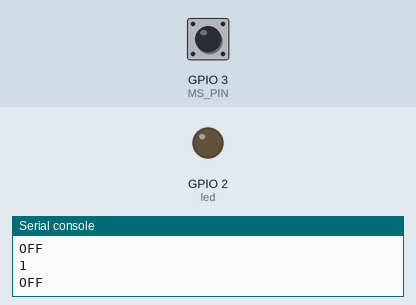
This program was run on a simulated ESP32 board running MicroPython. Shown: output pins drawn as LEDs (lit = HIGH), the last lines printed to the serial console. Inputs (shaded band) come from the test bench; at power-on: GPIO 3 (MS_PIN) HIGH.

Above: at 1.2 s.
1.3 s: GPIO 3 (MS_PIN) pulled LOW for 0.15 s
At 1.38 s:
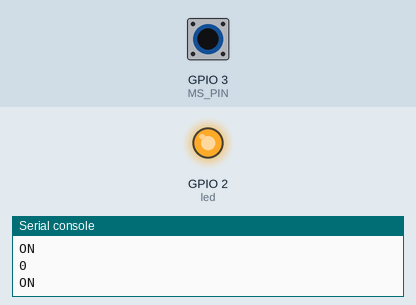
2.9 s: GPIO 3 (MS_PIN) pulled LOW for 3.2 s
At 7.2 s:
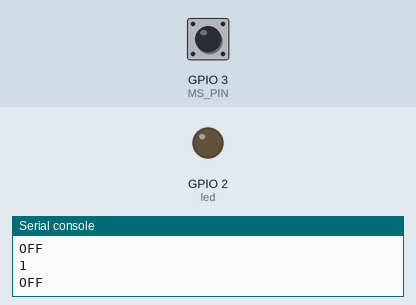
Timing chart, 0 to 8.7 s (numbered marks = the images above; inputs shaded):
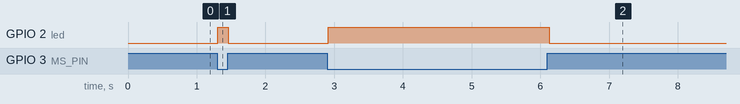

The program:

KY-021.py
```python
from machine import Pin
import time

MS_PIN = Pin(3, Pin.IN, Pin.PULL_UP)
led = Pin(2, Pin.OUT)

while True:
    if MS_PIN.value() == 0:
        led.value(1)
        print(MS_PIN.value())
        print("ON")
    else:
        led.value(0)
        print(MS_PIN.value())
        print("OFF")

    time.sleep(0.05)
```

Measured:
- after the input at 1.3 s, GPIO 2 (led): LOW → HIGH at once, → LOW 0.15 s later
- after the input at 2.9 s, GPIO 2 (led): LOW → HIGH at once, → LOW 3.2 s later
